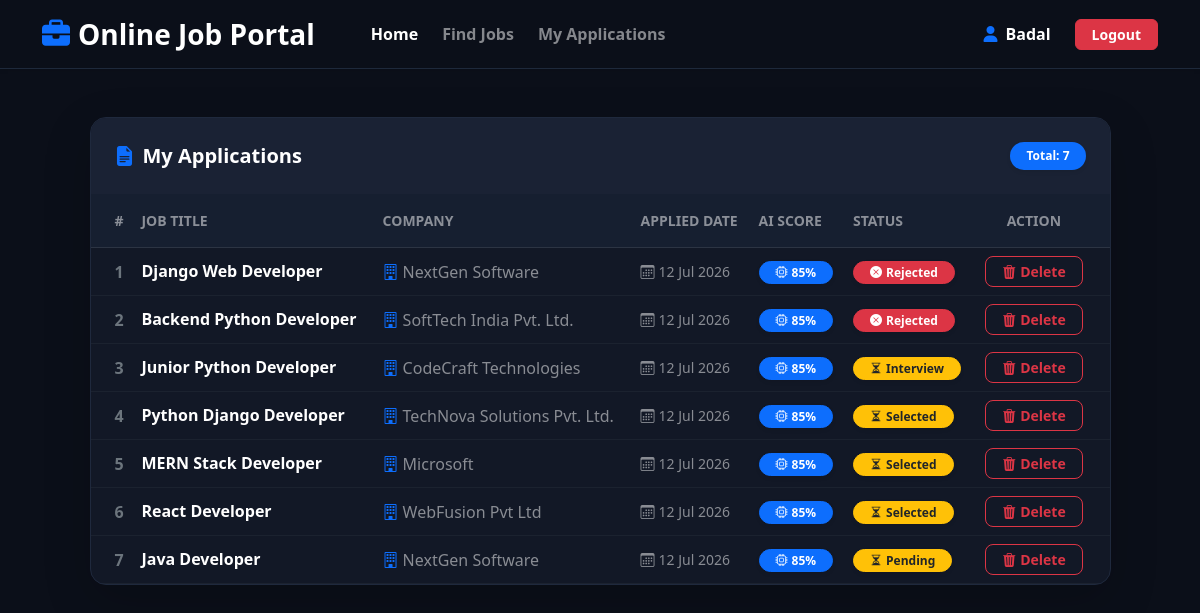
Before: /job/my-applications/ (signed in) with the older database file.
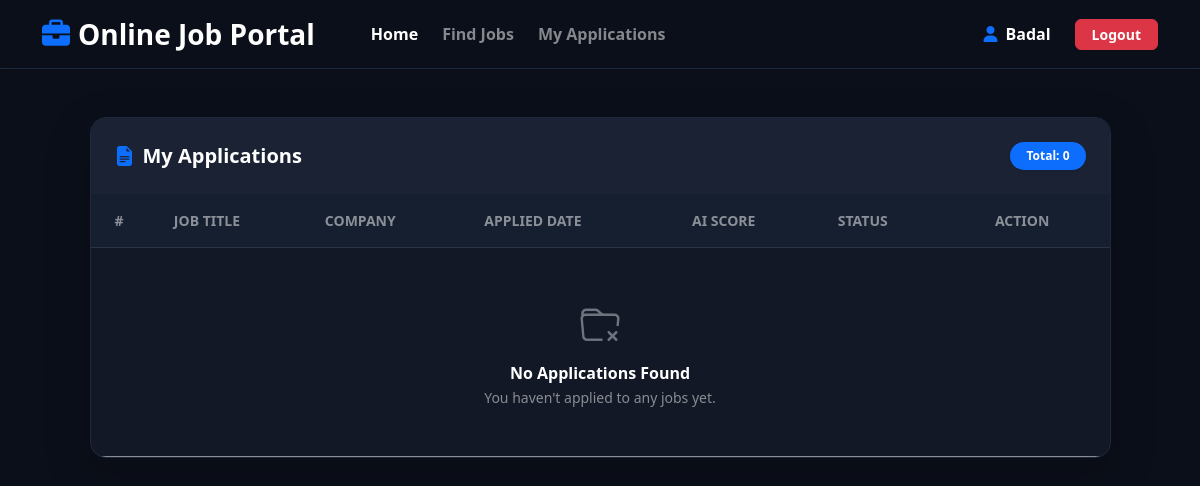
After: the same page with the newer database file.
### applications/models.py (models this page shows)
class Application(models.Model):
    STATUS = (
        ("Pending", "Pending"),
        ("Shortlisted", "Shortlisted"),
        ("Interview", "Interview"),
        ("Rejected", "Rejected"),
        ("Selected", "Selected"),
    )
    user = models.ForeignKey(User, on_delete=models.CASCADE)
    projects = models.TextField(blank=True)
    certifications = models.TextField(blank=True)
    job = models.ForeignKey(Job, on_delete=models.CASCADE)
    last_seen = models.DateTimeField(auto_now=True)
    resume = models.FileField(upload_to="resumes/")
    status = models.CharField(
    max_length=20,
    choices=STATUS,
    default="Pending"
    )
    education = models.CharField(
    max_length=200,
    blank=True
    )
    experience = models.CharField(
    max_length=200,
    blank=True
    )
    skills = models.TextField(
    blank=True
    )
    ai_summary = models.TextField(
    blank=True
    )
    recruiter_notes = models.TextField(
    blank=True
        )
    match_score = models.IntegerField(default=85)
    applied_at = models.DateTimeField(auto_now_add=True)
    interview_date = models.DateField(
    null=True,
    blank=True
    )
    interview_time = models.TimeField(
    null=True,
    blank=True
    )
    interview_mode = models.CharField(
    max_length=50,
    blank=True
    )
    meeting_link = models.URLField(
    blank=True
    )

### job/models.py (models this page shows, shortened)
class Job(models.Model):
    JOB_TYPES = (
        ("Full Time", "Full Time"),
        ("Part Time", "Part Time"),
        ("Internship", "Internship"),
        ("Contract", "Contract"),
        ("Remote", "Remote"),
    )
    WORK_MODE = (
        ("Onsite", "Onsite"),
        ("Remote", "Remote"),
        ("Hybrid", "Hybrid"),
    )
    STATUS = (
        ("Active", "Active"),
        ("Closed", "Closed"),
    )
    EXPERIENCE = (
        ("Fresher", "Fresher"),
        ("0-1 Years", "0-1 Years"),
        ("1-3 Years", "1-3 Years"),
        ("3-5 Years", "3-5 Years"),
        ("5+ Years", "5+ Years"),
    )
    title = models.CharField(max_length=200)
    company = models.CharField(max_length=200)
    location = models.CharField(max_length=200)
    work_mode = models.CharField(
        max_length=20,
        choices=WORK_MODE,
        default="Onsite"
    )
    job_type = models.CharField(
        max_length=30,
        choices=JOB_TYPES,
        default="Full Time"
    )
    experience = models.CharField(
        max_length=30,
        choices=EXPERIENCE,
        default="Fresher"
    )
    education = models.CharField(max_length=200)
    applicants = models.PositiveIntegerField(default=0)
    salary = models.CharField(max_length=100)
    openings = models.PositiveIntegerField(default=1)
    skills = models.TextField(
        help_text="Example: Python, Django, SQL, REST API"
    )
    responsibilities = models.TextField()
    requirements = models.TextField()
    benefits = models.TextField(blank=True)
    description = models.TextField()
    deadline = models.DateField(default=timezone.now)
    status = models.CharField(
        max_length=20,
        choices=STATUS,
        default="Active"
    )
    created_at = models.DateTimeField(auto_now_add=True)

### job/views.py (the view)
# urls.py: path("my-applications/", views.my_applications, name="my_applications"),
@login_required(login_url="login")
def my_applications(request):
    applications = (
        Application.objects
        .filter(user=request.user)
        .select_related("job")
        .order_by("-applied_at")
    )
    return render(
        request,
        "candidate/my_applications.html",
        {
            "applications": applications
        }
    )

### templates/candidate/my_applications.html (shortened to what the changed rows need)
{% extends "base.html" %}
{% block content %}
<link rel="stylesheet" href="https://cdn.jsdelivr.net/npm/bootstrap-icons@1.11.1/font/bootstrap-icons.css">
<div class="container py-5">
  <div class="row justify-content-center">
    <div class="col-lg-11">
      <div class="card shadow-lg border-0 rounded-4 overflow-hidden bg-dark text-white" style="background-color: #121826 !important; border: 1px solid #1f293d !important;">
        <div class="card-header p-4 border-0 d-flex align-items-center justify-content-between" style="background-color: #1a2234;">
          <h4 class="mb-0 fw-bold fs-5 text-white">
            <i class="bi bi-file-earmark-text-fill text-primary me-2"></i>My Applications
          </h4>
          <span class="badge bg-primary text-white rounded-pill px-3 py-2 fw-semibold fs-7 shadow-sm">
            Total: {{ applications|length }}
          </span>
        </div>
        <div class="card-body p-0">
          <div class="table-responsive">
            <table class="table table-dark table-hover align-middle mb-0" style="--bs-table-bg: transparent;">
              <thead style="background-color: #161f30;" class="border-bottom border-secondary border-opacity-25">
                <tr>
                  <th scope="col" class="ps-4 py-3 text-white-50 small text-uppercase">#</th>
                  <th scope="col" class="py-3 text-white-50 small text-uppercase">Job Title</th>
                  <th scope="col" class="py-3 text-white-50 small text-uppercase">Company</th>
                  <th scope="col" class="py-3 text-white-50 small text-uppercase">Applied Date</th>
                  <th scope="col" class="py-3 text-white-50 small text-uppercase">AI Score</th>
                  <th scope="col" class="py-3 text-white-50 small text-uppercase">Status</th>
                  <th scope="col" class="pe-4 py-3 text-center text-white-50 small text-uppercase">Action</th>
                </tr>
              </thead>
              <tbody class="border-0">
                {% for app in applications %}
                <tr class="border-bottom border-secondary border-opacity-10" style="transition: background 0.2s;">
                  <td class="ps-4 fw-semibold text-secondary">{{ forloop.counter }}</td>
                  <td>
                    <h6 class="mb-0 fw-bold text-white">{{ app.job.title }}</h6>
                  </td>
                  <td class="text-white-50 fw-medium">
                    <i class="bi bi-building me-1 text-primary"></i>{{ app.job.company }}
                  </td>
                  <td class="text-white-50 small">
                    <i class="bi bi-calendar3 me-1"></i>{{ app.applied_at|date:"d M Y" }}
                  </td>
                  <td>
                    <span class="badge bg-primary text-white border border-primary rounded-pill px-3 py-1.5 fw-bold shadow-sm">
                      <i class="bi bi-cpu me-1"></i>{{ app.score|default:"85" }}%
                    </span>
                  </td>
                  <td>
                    {% if app.status == 'Accepted' or app.status == 'Shortlisted' %}
                      <span class="badge bg-success text-white border border-success rounded-pill px-3 py-1.5 fw-bold shadow-sm">
                        <i class="bi bi-check-circle-fill me-1"></i>{{ app.status }}
                      </span>
                    {% elif app.status == 'Rejected' %}
                      <span class="badge bg-danger text-white border border-danger rounded-pill px-3 py-1.5 fw-bold shadow-sm">
                        <i class="bi bi-x-circle-fill me-1"></i>{{ app.status }}
                      </span>
                    {% else %}
                      <span class="badge bg-warning text-dark border border-warning rounded-pill px-3 py-1.5 fw-bold shadow-sm">
                        <i class="bi bi-hourglass-split me-1"></i>{{ app.status|default:"Pending" }}
                      </span>
                    {% endif %}
                  </td>
                  <td class="pe-4 text-center">
                    <form method="POST" action="{% url 'delete_application' app.id %}" class="d-inline" onsubmit="return confirm('Are you sure you want to delete this application?');">
                      <button type="submit" class="btn btn-outline-danger btn-sm rounded-3 px-3 fw-semibold">
                        <i class="bi bi-trash3-fill me-1"></i>Delete
                      </button>
                    </form>
                  </td>
                </tr>
                {% empty %}
                <tr>
                  <td colspan="7" class="text-center py-5 text-white-50">
                    <i class="bi bi-folder-x fs-1 d-block mb-2 text-secondary"></i>
                    <h6 class="fw-bold mb-1 text-white">No Applications Found</h6>
                    <p class="small mb-0 text-white-50">You haven't applied to any jobs yet.</p>
                  </td>
                </tr>
                {% endfor %}
              </tbody>
            </table>
          </div>
        </div>
      </div>
    </div>
  </div>
</div>
{% endblock %}

Changed rows visible on the page:
removed Application: job "Django Web Developer", job.company "NextGen Software", applied_at "12 Jul 2026", score "85", status "Rejected"
removed Application: job "Backend Python Developer", job.company "SoftTech India Pvt. Ltd.", applied_at "12 Jul 2026", score "85", status "Rejected"
removed Application: job "Junior Python Developer", job.company "CodeCraft Technologies", applied_at "12 Jul 2026", score "85", status "Interview"
removed Application: job "Python Django Developer", job.company "TechNova Solutions Pvt. Ltd.", applied_at "12 Jul 2026", score "85", status "Selected"
removed Application: job "MERN Stack Developer", job.company "Microsoft", applied_at "12 Jul 2026", score "85", status "Selected"
removed Application: job "React Developer", job.company "WebFusion Pvt Ltd", applied_at "12 Jul 2026", score "85", status "Selected"
removed Application: job "Java Developer", job.company "NextGen Software", applied_at "12 Jul 2026", score "85", status "Pending"
Other visible differences:
{{ applications|length }}: "7" → "0"
text now shown: "No Applications Found You haven't applied to any jobs yet."
